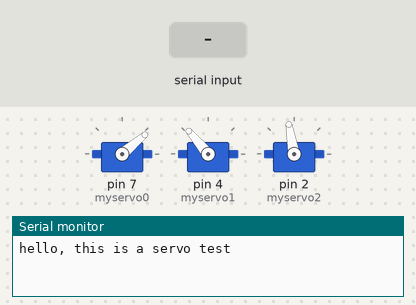
A sketch run on a simulated Arduino Uno, built with avr-gcc and run on an emulated ATmega328P. On the bench: 3 × servo, the last lines printed to the serial monitor. Inputs (shaded band) come from the test bench.

Above: at 1.2 s.
1.3 s: "90,45,200\n" received over Serial
At 2.5 s:
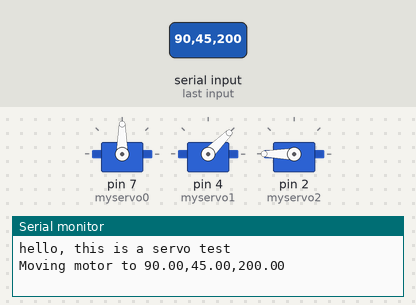
2.8 s: "30,150,10\n" received over Serial
At 3.8 s:
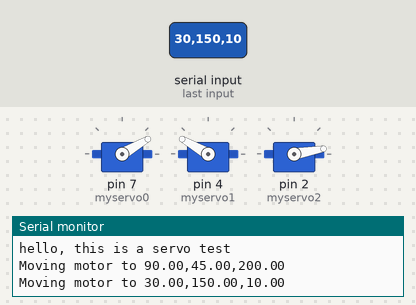
4.3 s: "1,90,45\n" received over Serial
At 4.9 s:
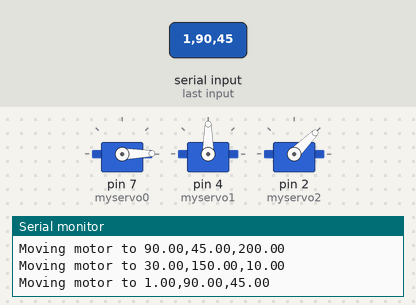
Timing chart, 0 to 7.3 s (numbered marks = the images above; inputs shaded):
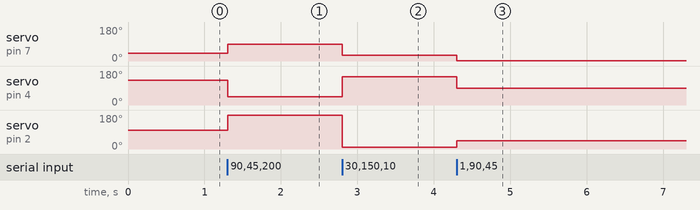

The sketch:

MeArm_Set.ino
```cpp
#include <Servo.h>

Servo myservo0, myservo1, myservo2 ;  // create servo object to control a servo

int pos = 0;    // variable to store the servo position
int posmin = 0;
int posmax = 181;

void setup() {
  Serial.begin(115200);
  myservo0.attach(7);  // attaches the servo on pin 11 to the servo object
  myservo1.attach(4);  // attaches the servo on pin 10 to the servo object
  myservo2.attach(2);  // attaches the servo on pin 9 to the servo object
        myservo0.write(40);
      myservo1.write(130);
      myservo2.write(100);
  Serial.println("hello, this is a servo test");
}

void loop() {

  while (Serial.available() > 0) {

    // look for the next valid integer in the incoming serial stream:
    float X = Serial.parseInt();
    // do it again:
    float Y = Serial.parseInt();
    // do it again:
    float Z = Serial.parseInt();

    // look for the newline. That's the end of your
    // sentence:
    if (Serial.read() == '\n') {
      Serial.print("Moving motor to ");
      Serial.print(X);
      Serial.print(",");
      Serial.print(Y);
      Serial.print(",");
      Serial.println(Z);
      myservo0.write(X);
      myservo1.write(Y);
      myservo2.write(Z);


    }
  }

}
```

Measured:
- after the input at 1.3 s, servo on pin 7 (myservo0): 40° → 90° at once; servo on pin 4 (myservo1): 130° → 45° at once; servo on pin 2 (myservo2): 100° → 180° at once
- after the input at 2.8 s, servo on pin 7 (myservo0): 90° → 30° at once; servo on pin 4 (myservo1): 45° → 150° at once; servo on pin 2 (myservo2): 180° → 10° at once
- after the input at 4.3 s, servo on pin 7 (myservo0): 30° → 1° at once; servo on pin 4 (myservo1): 150° → 90° at once; servo on pin 2 (myservo2): 10° → 45° at once
